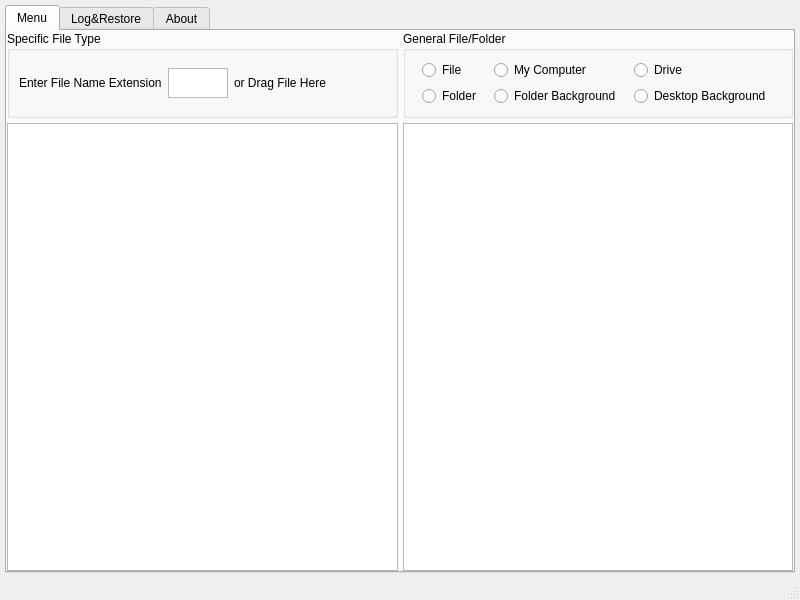
<?xml version="1.0" encoding="UTF-8"?>
<ui version="4.0">
 <class>MenuDog</class>
 <widget class="QMainWindow" name="MenuDog">
  <property name="geometry">
   <rect>
    <x>0</x>
    <y>0</y>
    <width>800</width>
    <height>600</height>
   </rect>
  </property>
  <property name="windowTitle">
   <string>MenuDog</string>
  </property>
  <widget class="QWidget" name="centralwidget">
   <layout class="QVBoxLayout" name="verticalLayout">
    <property name="spacing">
     <number>5</number>
    </property>
    <property name="leftMargin">
     <number>5</number>
    </property>
    <property name="topMargin">
     <number>5</number>
    </property>
    <property name="rightMargin">
     <number>5</number>
    </property>
    <property name="bottomMargin">
     <number>5</number>
    </property>
    <item>
     <widget class="QTabWidget" name="tabWidget">
      <property name="currentIndex">
       <number>0</number>
      </property>
      <widget class="QWidget" name="menu_2">
       <attribute name="title">
        <string>Menu</string>
       </attribute>
       <layout class="QVBoxLayout" name="verticalLayout_3">
        <property name="spacing">
         <number>5</number>
        </property>
        <property name="leftMargin">
         <number>0</number>
        </property>
        <property name="topMargin">
         <number>0</number>
        </property>
        <property name="rightMargin">
         <number>0</number>
        </property>
        <property name="bottomMargin">
         <number>0</number>
        </property>
        <item>
         <layout class="QHBoxLayout" name="horizontalLayout">
          <property name="spacing">
           <number>5</number>
          </property>
          <item>
           <widget class="QGroupBox" name="group1">
            <property name="title">
             <string>Specific File Type</string>
            </property>
            <layout class="QHBoxLayout" name="horizontalLayout_2">
             <item>
              <layout class="QHBoxLayout" name="horizontalLayout_3">
               <item>
                <widget class="QLabel" name="label_2">
                 <property name="sizePolicy">
                  <sizepolicy hsizetype="Fixed" vsizetype="Preferred">
                   <horstretch>0</horstretch>
                   <verstretch>0</verstretch>
                  </sizepolicy>
                 </property>
                 <property name="text">
                  <string>Enter File Name Extension</string>
                 </property>
                </widget>
               </item>
               <item>
                <widget class="QPlainTextEdit" name="plainTextEdit">
                 <property name="sizePolicy">
                  <sizepolicy hsizetype="Minimum" vsizetype="Maximum">
                   <horstretch>0</horstretch>
                   <verstretch>0</verstretch>
                  </sizepolicy>
                 </property>
                 <property name="minimumSize">
                  <size>
                   <width>20</width>
                   <height>20</height>
                  </size>
                 </property>
                 <property name="maximumSize">
                  <size>
                   <width>60</width>
                   <height>30</height>
                  </size>
                 </property>
                 <property name="inputMethodHints">
                  <set>Qt::ImhLatinOnly</set>
                 </property>
                </widget>
               </item>
               <item>
                <widget class="QLabel" name="label">
                 <property name="text">
                  <string>or Drag File Here</string>
                 </property>
                </widget>
               </item>
              </layout>
             </item>
            </layout>
           </widget>
          </item>
          <item>
           <widget class="QGroupBox" name="groupBox">
            <property name="title">
             <string>General File/Folder</string>
            </property>
            <layout class="QGridLayout" name="gridLayout_3">
             <item row="1" column="0">
              <widget class="QRadioButton" name="radioButton_4">
               <property name="text">
                <string>Folder</string>
               </property>
              </widget>
             </item>
             <item row="0" column="0">
              <widget class="QRadioButton" name="radioButton">
               <property name="sizePolicy">
                <sizepolicy hsizetype="Fixed" vsizetype="Fixed">
                 <horstretch>0</horstretch>
                 <verstretch>0</verstretch>
                </sizepolicy>
               </property>
               <property name="text">
                <string>File</string>
               </property>
              </widget>
             </item>
             <item row="0" column="1">
              <widget class="QRadioButton" name="radioButton_2">
               <property name="sizePolicy">
                <sizepolicy hsizetype="Fixed" vsizetype="Fixed">
                 <horstretch>0</horstretch>
                 <verstretch>0</verstretch>
                </sizepolicy>
               </property>
               <property name="text">
                <string>My Computer</string>
               </property>
              </widget>
             </item>
             <item row="0" column="2">
              <widget class="QRadioButton" name="radioButton_3">
               <property name="sizePolicy">
                <sizepolicy hsizetype="Fixed" vsizetype="Fixed">
                 <horstretch>0</horstretch>
                 <verstretch>0</verstretch>
                </sizepolicy>
               </property>
               <property name="text">
                <string>Drive</string>
               </property>
              </widget>
             </item>
             <item row="1" column="1">
              <widget class="QRadioButton" name="radioButton_5">
               <property name="text">
                <string>Folder Background</string>
               </property>
              </widget>
             </item>
             <item row="1" column="2">
              <widget class="QRadioButton" name="radioButton_6">
               <property name="text">
                <string>Desktop Background</string>
               </property>
              </widget>
             </item>
            </layout>
           </widget>
          </item>
         </layout>
        </item>
        <item>
         <layout class="QHBoxLayout" name="horizontalLayout_4">
          <item>
           <widget class="QTableWidget" name="menu_win11">
            <property name="enabled">
             <bool>true</bool>
            </property>
            <property name="sizePolicy">
             <sizepolicy hsizetype="Expanding" vsizetype="Expanding">
              <horstretch>0</horstretch>
              <verstretch>0</verstretch>
             </sizepolicy>
            </property>
           </widget>
          </item>
          <item>
           <widget class="QTableWidget" name="menu">
            <property name="sizePolicy">
             <sizepolicy hsizetype="Expanding" vsizetype="Expanding">
              <horstretch>0</horstretch>
              <verstretch>0</verstretch>
             </sizepolicy>
            </property>
           </widget>
          </item>
         </layout>
        </item>
       </layout>
      </widget>
      <widget class="QWidget" name="log_restore">
       <attribute name="title">
        <string>Log&amp;&amp;Restore</string>
       </attribute>
      </widget>
      <widget class="QWidget" name="about">
       <attribute name="title">
        <string>About</string>
       </attribute>
       <layout class="QVBoxLayout" name="verticalLayout_5">
        <property name="spacing">
         <number>5</number>
        </property>
        <property name="leftMargin">
         <number>0</number>
        </property>
        <property name="topMargin">
         <number>0</number>
        </property>
        <property name="rightMargin">
         <number>0</number>
        </property>
        <property name="bottomMargin">
         <number>0</number>
        </property>
        <item>
         <layout class="QVBoxLayout" name="verticalLayout_2">
          <item>
           <widget class="QLabel" name="version">
            <property name="text">
             <string>TextLabel</string>
            </property>
            <property name="alignment">
             <set>Qt::AlignCenter</set>
            </property>
           </widget>
          </item>
         </layout>
        </item>
       </layout>
      </widget>
     </widget>
    </item>
   </layout>
  </widget>
  <widget class="QStatusBar" name="statusbar"/>
 </widget>
 <resources/>
 <connections/>
</ui>
